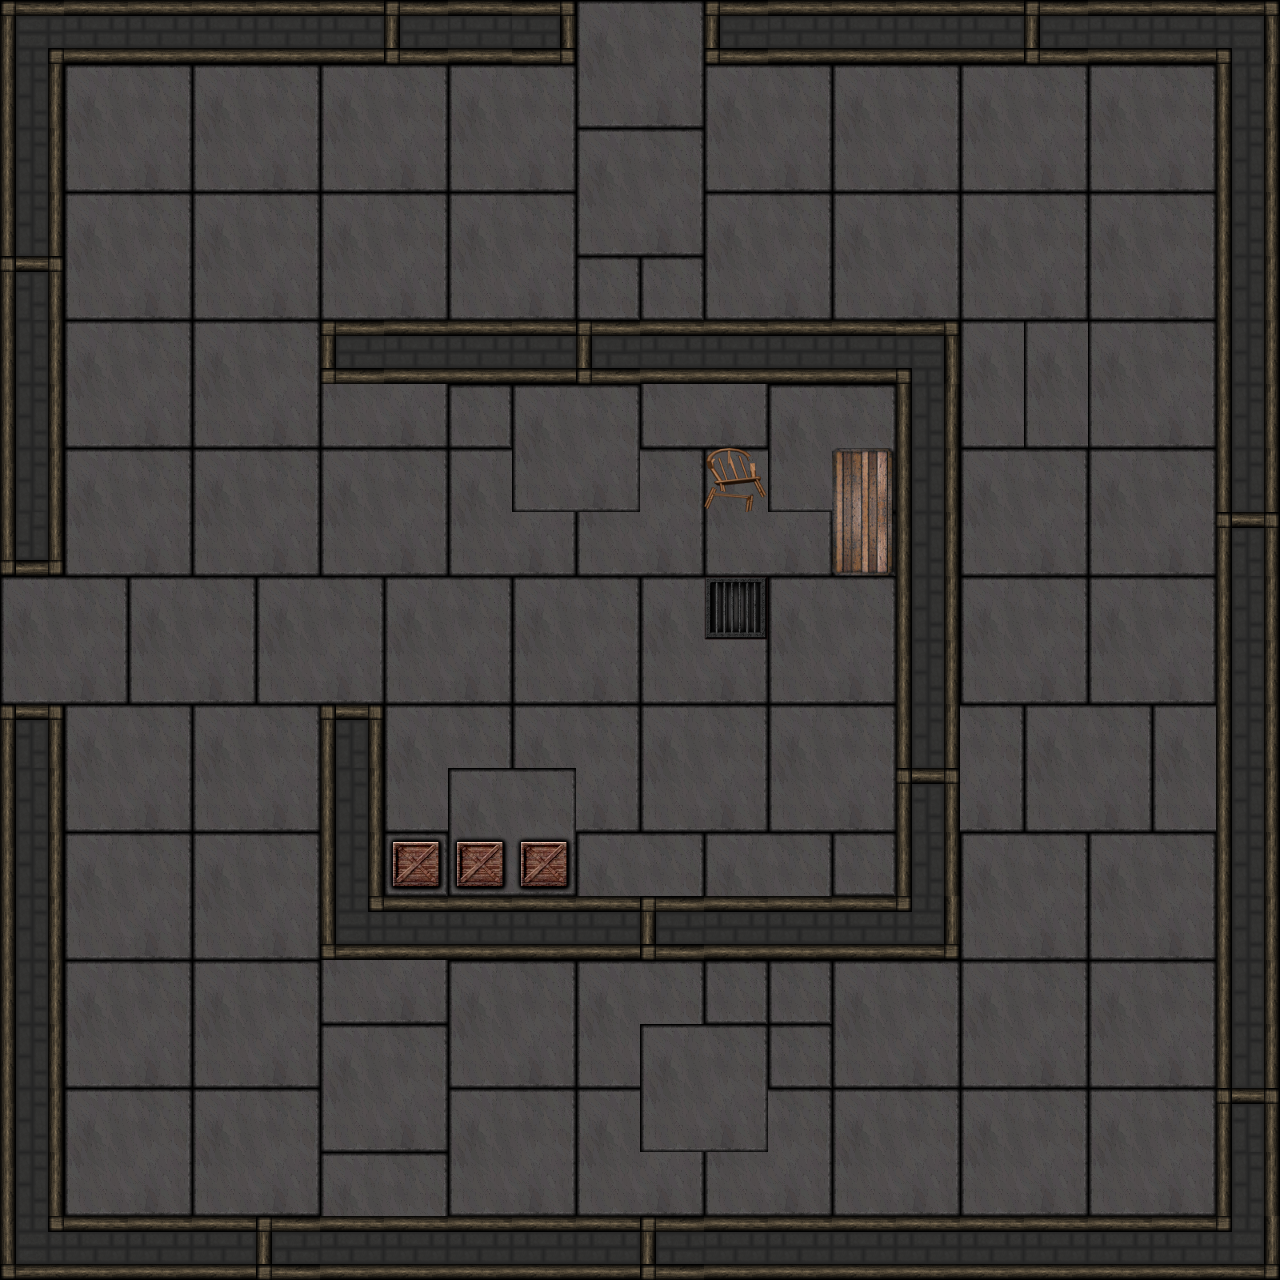

The image is a tile-based game level rendered from a .tmx file. Its description and complete source (layers, tilesets, objects, tile grids) follow:
An orthogonal 20x20 tile map with 64x64 px tiles, 2 tile layers (sol, decor) and 17 objects (12x wall, 2x zombie, 2x door, ammo).

<map version="1.0" tiledversion="1.0.2" orientation="orthogonal" renderorder="right-down" width="20" height="20" tilewidth="64" tileheight="64" nextobjectid="30">
 <tileset firstgid="1" name="test_dungeon" tilewidth="64" tileheight="64" tilecount="160" columns="4">
  <image source="../img/test_dungeon.png" width="256" height="2560" />
 </tileset>
 <layer name="sol" width="20" height="20">
  <data encoding="csv">
3,2,2,2,2,2,5,2,10,13,14,5,2,2,2,2,5,2,2,4,
1,13,14,13,14,13,14,13,14,17,18,13,14,13,14,13,14,13,14,1,
1,17,18,17,18,17,18,17,18,13,14,17,18,17,18,17,18,17,18,1,
1,13,14,13,14,13,14,13,14,17,18,13,14,13,14,13,14,13,14,1,
6,17,18,17,18,17,18,17,18,21,21,17,18,17,18,17,18,17,18,1,
1,13,14,13,14,5,2,2,2,5,2,2,2,2,4,13,13,13,14,1,
1,17,18,17,18,17,18,21,13,14,17,18,13,14,1,17,17,17,18,1,
1,13,14,13,14,13,14,13,17,18,14,13,17,18,1,13,14,13,14,1,
9,17,18,17,18,17,18,17,18,17,18,17,18,21,1,17,18,17,18,6,
13,14,13,14,13,14,13,14,13,14,13,14,13,14,1,13,14,13,14,1,
17,18,17,18,17,18,17,18,17,18,17,18,17,18,1,17,18,17,18,1,
6,13,14,13,14,6,13,14,13,14,13,14,13,14,1,14,13,14,13,1,
1,17,18,17,18,1,17,13,14,18,17,18,17,18,6,18,17,18,17,1,
1,13,14,13,14,1,21,17,18,13,14,13,14,21,1,13,14,13,14,1,
1,17,18,17,18,7,2,2,2,2,5,2,2,2,8,17,18,17,18,1,
1,13,14,13,14,17,18,13,14,13,14,21,21,13,14,13,14,13,14,1,
1,17,18,17,18,13,14,17,18,17,13,14,21,17,18,17,18,17,18,1,
1,13,14,13,14,17,18,13,14,13,17,18,14,13,14,13,14,13,14,6,
1,17,18,17,18,13,14,17,18,17,18,17,18,17,18,17,18,17,18,1,
7,2,2,2,5,2,2,2,2,2,5,2,2,2,2,2,2,2,2,8
</data>
 </layer>
 <layer name="decor" width="20" height="20">
  <data encoding="csv">
0,0,0,0,0,0,0,0,0,0,0,0,0,0,0,0,0,0,0,0,
0,0,0,0,0,0,0,0,0,0,0,0,0,0,0,0,0,0,0,0,
0,0,0,0,0,0,0,0,0,0,0,0,0,0,0,0,0,0,0,0,
0,0,0,0,0,0,0,0,0,0,0,0,0,0,0,0,0,0,0,0,
0,0,0,0,0,0,0,0,0,0,0,0,0,0,0,0,0,0,0,0,
0,0,0,0,0,0,0,0,0,0,0,0,0,0,0,0,0,0,0,0,
0,0,0,0,0,0,0,0,0,0,0,0,0,0,0,0,0,0,0,0,
0,0,0,0,0,0,0,0,0,0,0,28,0,25,0,0,0,0,0,0,
0,0,0,0,0,0,0,0,0,0,0,0,0,29,0,0,0,0,0,0,
0,0,0,0,0,0,0,0,0,0,0,109,0,0,0,0,0,0,0,0,
0,0,0,0,0,0,0,0,0,0,0,0,0,0,0,0,0,0,0,0,
0,0,0,0,0,0,0,0,0,0,0,0,0,0,0,0,0,0,0,0,
0,0,0,0,0,0,0,0,0,0,0,0,0,0,0,0,0,0,0,0,
0,0,0,0,0,0,49,49,49,0,0,0,0,0,0,0,0,0,0,0,
0,0,0,0,0,0,0,0,0,0,0,0,0,0,0,0,0,0,0,0,
0,0,0,0,0,0,0,0,0,0,0,0,0,0,0,0,0,0,0,0,
0,0,0,0,0,0,0,0,0,0,0,0,0,0,0,0,0,0,0,0,
0,0,0,0,0,0,0,0,0,0,0,0,0,0,0,0,0,0,0,0,
0,0,0,0,0,0,0,0,0,0,0,0,0,0,0,0,0,0,0,0,
0,0,0,0,0,0,0,0,0,0,0,0,0,0,0,0,0,0,0,0
</data>
 </layer>
 <objectgroup name="wall">
  <object id="3" name="wall" x="64" y="0" width="512" height="64" />
  <object id="4" name="wall" x="0" y="0" width="64" height="576" />
  <object id="5" name="wall" x="1216" y="0" width="64" height="1280" />
  <object id="6" name="wall" x="320" y="320" width="576" height="64" />
  <object id="7" name="wall" x="896" y="320" width="64" height="640" />
  <object id="8" name="wall" x="64" y="1216" width="1152" height="64" />
  <object id="12" name="wall" x="704" y="0" width="512" height="64" />
  <object id="13" name="wall" x="320" y="896" width="576" height="64" />
  <object id="14" name="wall" x="320" y="704" width="64" height="192" />
  <object id="25" name="wall" x="0" y="704" width="64" height="576" />
  <object id="26" name="wall" x="832" y="448" width="64" height="128" />
  <object id="27" name="wall" x="384" y="832" width="192" height="64" />
 </objectgroup>
 <objectgroup name="enemy">
  <properties>
   <property name="file" type="file" value="../img/splat red.png" />
  </properties>
  <object id="17" name="zombie" gid="110" x="512" y="576" width="64" height="64" />
  <object id="29" name="zombie" gid="110" x="1024" y="192" width="64" height="64" />
 </objectgroup>
 <objectgroup name="item">
  <object id="22" name="door" gid="111" x="0" y="704" width="64" height="128">
   <properties>
    <property name="dir" value="left" />
    <property name="link" value="map5" />
   </properties>
  </object>
  <object id="24" name="door" gid="115" x="576" y="64" width="128" height="64">
   <properties>
    <property name="dir" value="top" />
    <property name="link" value="map4" />
   </properties>
  </object>
  <object id="28" name="ammo" gid="116" x="576" y="896" width="64" height="64" />
 </objectgroup>
</map>
